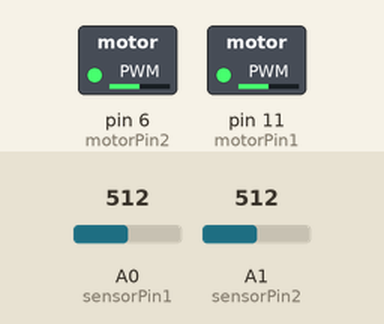
Simulated run of this sketch. Board: Arduino Uno, built with avr-gcc and run on an emulated ATmega328P. On the bench: switched loads named in the sketch (green lamp = pin HIGH). Inputs (shaded band) come from the test bench; at power-on: A0 (sensorPin1) = 512, A1 (sensorPin2) = 512.

Above: at 1.2 s.
1.3 s: A0 (sensorPin1) set to 716
At 2.5 s:
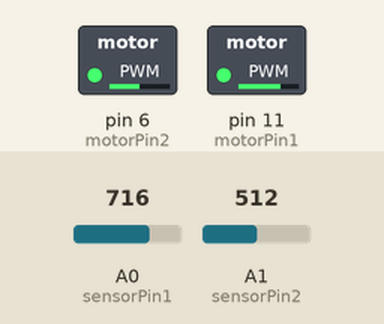
2.8 s: A1 (sensorPin2) set to 716
At 3.7 s:
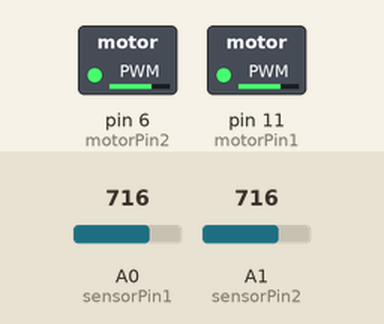
4.3 s: A0 (sensorPin1) set to 900
At 4.8 s:
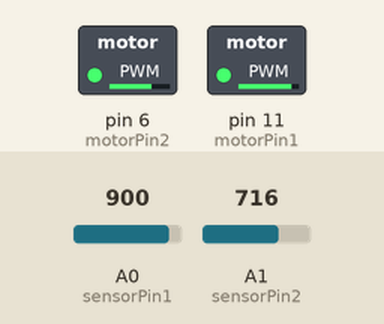
5.8 s: A1 (sensorPin2) set to 900
At 7.0 s:
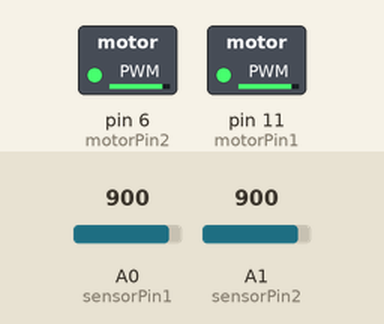
7.3 s: A0 (sensorPin1) set to 511
At 8.3 s:
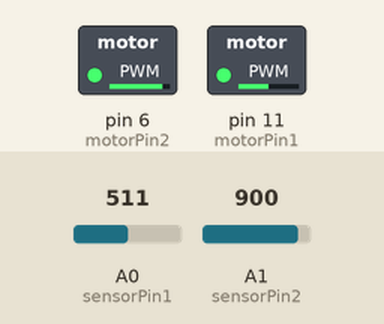
8.8 s: A1 (sensorPin2) set to 122
At 9.5 s:
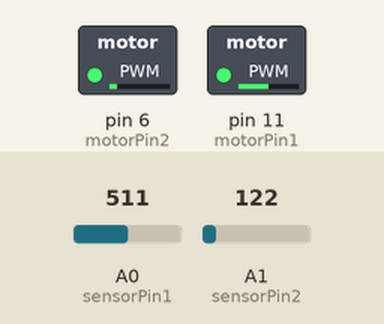
Timing chart, 0 to 11.3 s (numbered marks = the images above; inputs shaded):
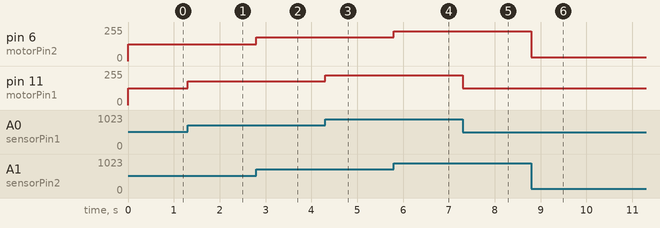

Measured:
- after the input at 1.3 s, pin 11 (motorPin1): 127/255 → 178/255 at once
- after the input at 2.8 s, pin 6 (motorPin2): 127/255 → 178/255 at once
- after the input at 4.3 s, pin 11 (motorPin1): 178/255 → 224/255 at once
- after the input at 5.8 s, pin 6 (motorPin2): 178/255 → 224/255 at once
- after the input at 7.3 s, pin 11 (motorPin1): 224/255 → 127/255 at once
- after the input at 8.8 s, pin 6 (motorPin2): 224/255 → 30/255 at once

The sketch:

Controllo_due_motori_DC_con_transistor.ino
```cpp
/*
Sketch per il Controllo di velocità di due motori DC tramite potenziometri e transistor.
1x motore DC collegato alla porta 11
1x motore DC collegato alla porta 6
1x potenziometro colelgato alla porta A0
1x potenziometro colelgato alla porta A1
Pier Calderan - Luglio 2013
*/

int sensorPin1 = A0;  // variabile assegnata all'ingresso analogico A0
int motorPin1 = 11;     // variabile assegnata alla porta digitale 11 (PWM)
int sensorValue1 = 0; // variabile assegnata al valore del sensore A0
int mapOutput1 = 0;   // variabile per la mappatura dell'ingresso analogico A0

int sensorPin2 = A1;  // variabile assegnata all'ingresso analogico A1
int motorPin2 = 6;     // variabile assegnata alla porta digitale 6 (PWM)
int sensorValue2 = 0; // variabile assegnata al valore del sensore A1
int mapOutput2 = 0;   // variabile per la mappatura dell'ingresso analogico A1

void setup()
{
pinMode(motorPin1, OUTPUT); // inizializza il motore 1 come output
pinMode(motorPin2, OUTPUT); // inizializza il motore 2 come output
}

void loop() {
sensorValue1 = analogRead(sensorPin1);   // lettura del valore del sensore sulla porta Analog 0
sensorValue2 = analogRead(sensorPin2);   // lettura del valore del sensore sulla porta Analog 1

//*************************************************************
mapOutput1 = map(sensorValue1,0,1023,0,255); // mappatura dei valori in ingresso 0-1023 a valori di uscita 0-255
mapOutput2 = map(sensorValue2,0,1023,0,255); // mappatura dei valori in ingresso 0-1023 a valori di uscita 0-255
//*************************************************************

analogWrite(motorPin1, mapOutput1); // scrittura dei valori da 0 a 255 sulla porta 11 (PWM)
analogWrite(motorPin2, mapOutput2); // scrittura dei valori da 0 a 255 sulla porta 6 (PWM)
}
```
